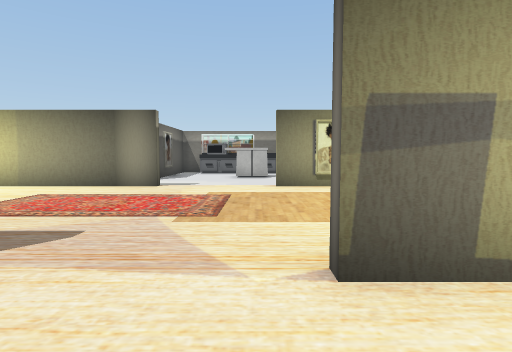
view 1 (above)

17 first-person views from a walk through a scene from a Unity 3-D project. The camera is 0.41 m above the floor, tilts 4° down and sees 80° across. The floor is counted in squares, 0.5 m on a side. Each view is taken from the middle of a square. On the plan, view 1 faces up. The plan holds only what a view shows up to about 11 squares ahead; the rest is blank. The place goes on beyond the plan. The player character is not drawn. Some surface patterns are stand-ins.

view 2
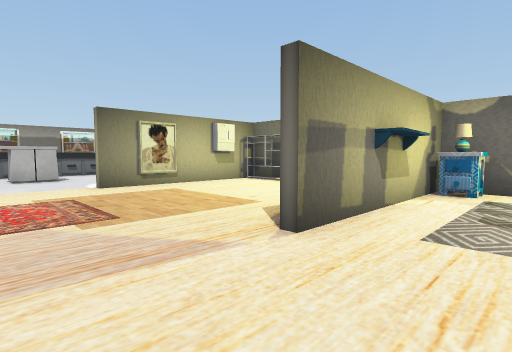

view 3
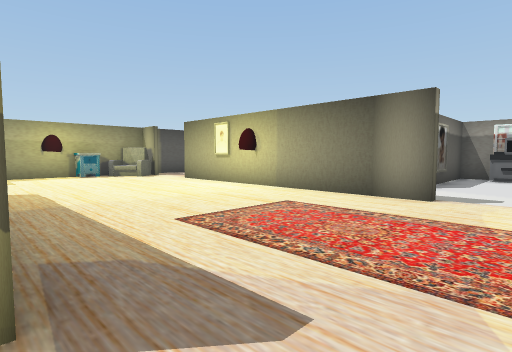

view 4
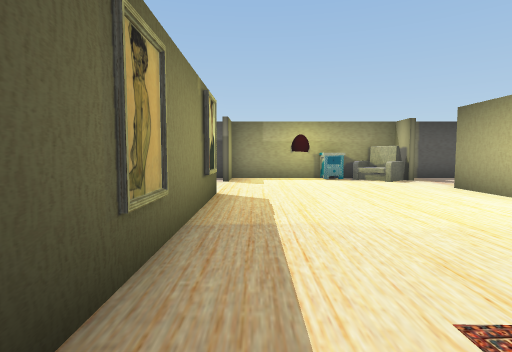

view 5
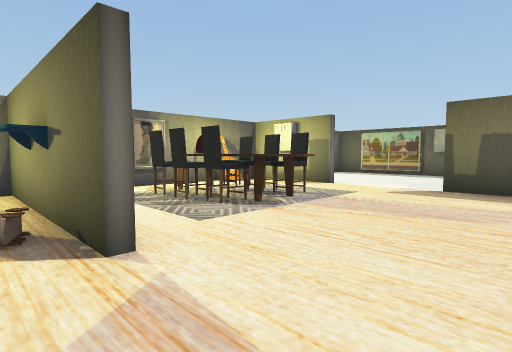

view 6
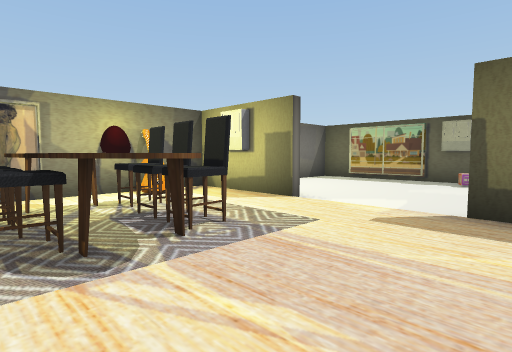

view 7
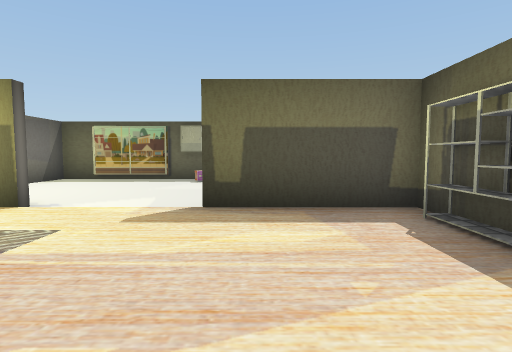

view 8
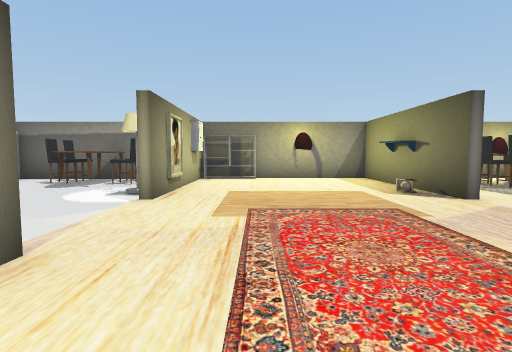

view 9
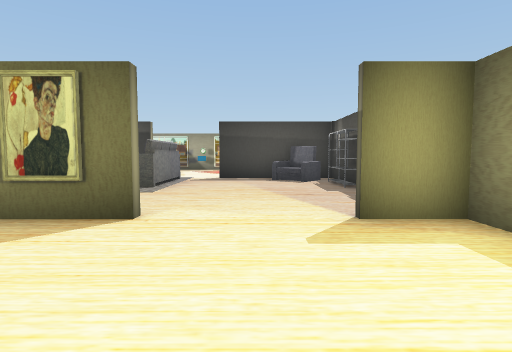

view 10
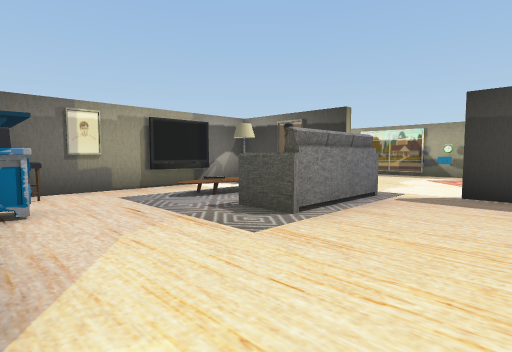

view 11
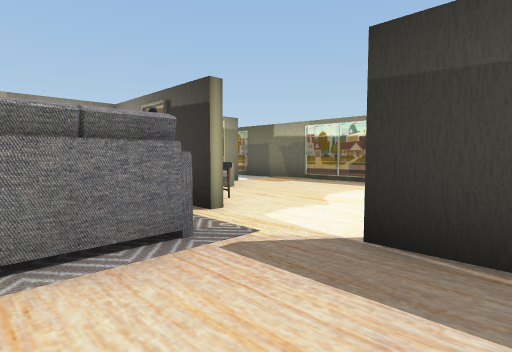

view 12
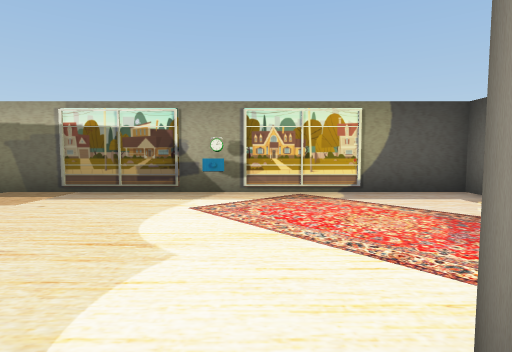

view 13
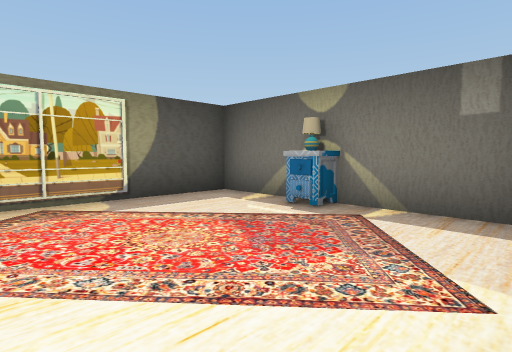

view 14
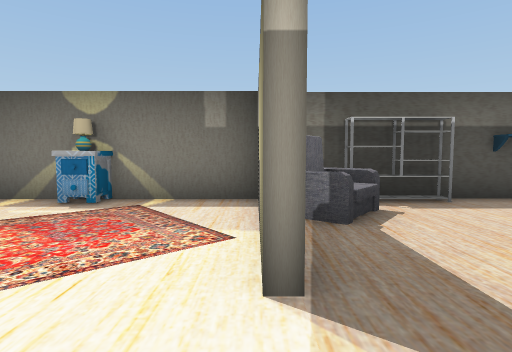

view 15
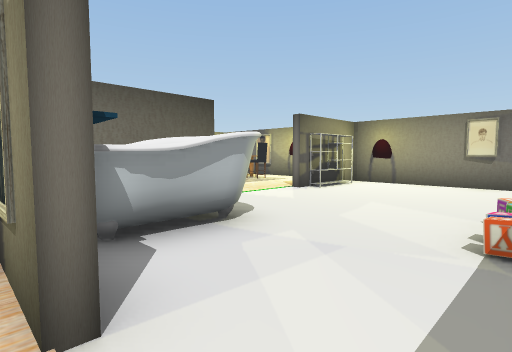

view 16
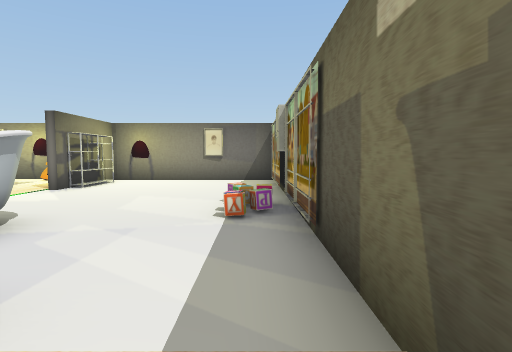

view 17
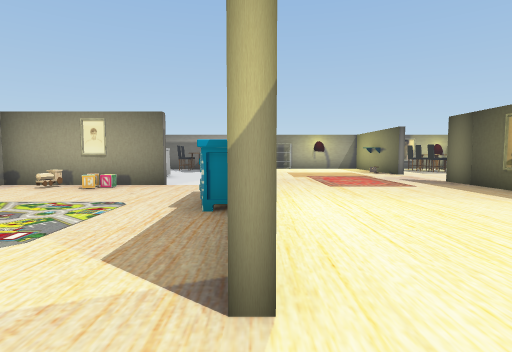

### Floor plan
Points are (right, up) in squares from view 1. A wall is a line through its corners. A room is listed if a view was taken in it or the views show most of it. See-through windows are left out.
Room 1 (views 1, 2, 3, 4, 5, 6, 7, 8, 9, 10, 11, 12, 13, 14, 15, 16, 17)
walls: (-5.5, 2.2) (-2.6, 2.2); (-3.5, -2.9) (-3.5, -3.5); (-3.8, -3.5) (-3.8, 0.6); (0.5, 2.2) (5.7, 2.2) (5.7, 7.9) (0.5, 7.9); (-9.5, 2.2) (-7.4, 2.2); (-3.5, -4.7) (-0.1, -4.7); (-7.4, -4.7) (-4.5, -4.7); (-2.5, 7.9) (-10.6, 7.9); (-0.1, -5) (-2.5, -5); (-9.6, -5) (-11.9, -5); (2.6, -4.7) (5.7, -4.7) (5.7, 1.9) (0.5, 1.9); (-3.8, 10.4) (-3.8, 11.5); (-3.8, -8.5) (-3.8, -6.9); (-13.6, -0.1) (-13.6, -4.7) (-9.6, -4.7); (-13.6, 4.5) (-13.6, 2.2) (-12.2, 2.2); (-12.6, 7.9) (-13.6, 7.9) (-13.6, 5.4); (-13.6, -4.9) (-13.6, -10.7) (5.7, -10.7) (5.7, -5) (2.6, -5); (-3.8, 13.4) (-3.8, 14.9); (-13.6, 10) (-13.6, 8.5); (5.7, 10.3) (5.7, 14.4); (-2.3, 14.8) (-3.9, 14.8); (-3.5, 14.9) (-3.5, 13.4)
objects: lamp (-14, 5); lamp (-13, -8); armchair (-13, -4) to (-12, -3); other object (-13, -2); shelf (-13, 0); nightstand (-13, 5) to (-13, 6); armchair (-13, 7) to (-12, 7); sofa (-9, -3) to (-8, -1); nightstand (-8, -10); shelf (-7, 2); lamp (-7, 8); dresser (-7, 9) to (-6, 9); other object (-6, -6) to (-6, -5); carpet (-6, -3) to (-6, -1); nightstand (-6, 1) to (-6, 2); armchair (-5, -7) to (-5, -6); other object (-5, -4) to (-4, -4); other object (-5, 1) to (-4, 1); block (-5, 12) to (-4, 12); other object (-5, 13) to (-4, 13); other object (-4, -2); shelf (-3, -7) to (-3, -6); other object (-3, -4) to (-3, -3); bathtub (-2, -7) to (-1, -6); other object (-2, 14) to (-1, 14); block (-1, -10) to (0, -10); other object (-1, 12) to (0, 12); other object (0, 14); cabinet (1, -11); block (1, -10); carpet (1, -2) to (4, 0); other object (2, 9); shelf (3, 2); other object (3, 10) to (4, 11); cabinet (4, -5); other object (4, -4); lamp (4, 1); cabinet (4, 8); other object (4, 10); other object (4, 12); other object (5, -3); other object (5, -1); nightstand (5, 1); other object (5, 6) to (5, 7); other object (5, 10); other object (5, 11) to (5, 12); other object (5, 14); lamp (6, -6); lamp (6, -3); lamp (6, 4)

Where each view was taken, in squares from view 1:
view 1: 0 up, 0 right, facing up
view 2: 0 up, 2 left, facing up-right
view 3: 2 up, 1 left, facing up-left
view 4: 3 up, 3 left, facing left
view 5: 3 up, 2 left, facing down-right
view 6: 0 up, 1 left, facing down-right
view 7: 0 up, 1 left, facing down
view 8: 6 up, 5 left, facing right
view 9: 6 up, 11 left, facing down
view 10: 2 up, 11 left, facing down-right
view 11: 2 down, 11 left, facing down-right
view 12: 4 down, 9 left, facing down
view 13: 5 down, 9 left, facing down-left
view 14: 5 down, 8 left, facing left
view 15: 10 down, 4 left, facing up-right
view 16: 10 down, 5 left, facing right
view 17: 8 up, 12 left, facing right
